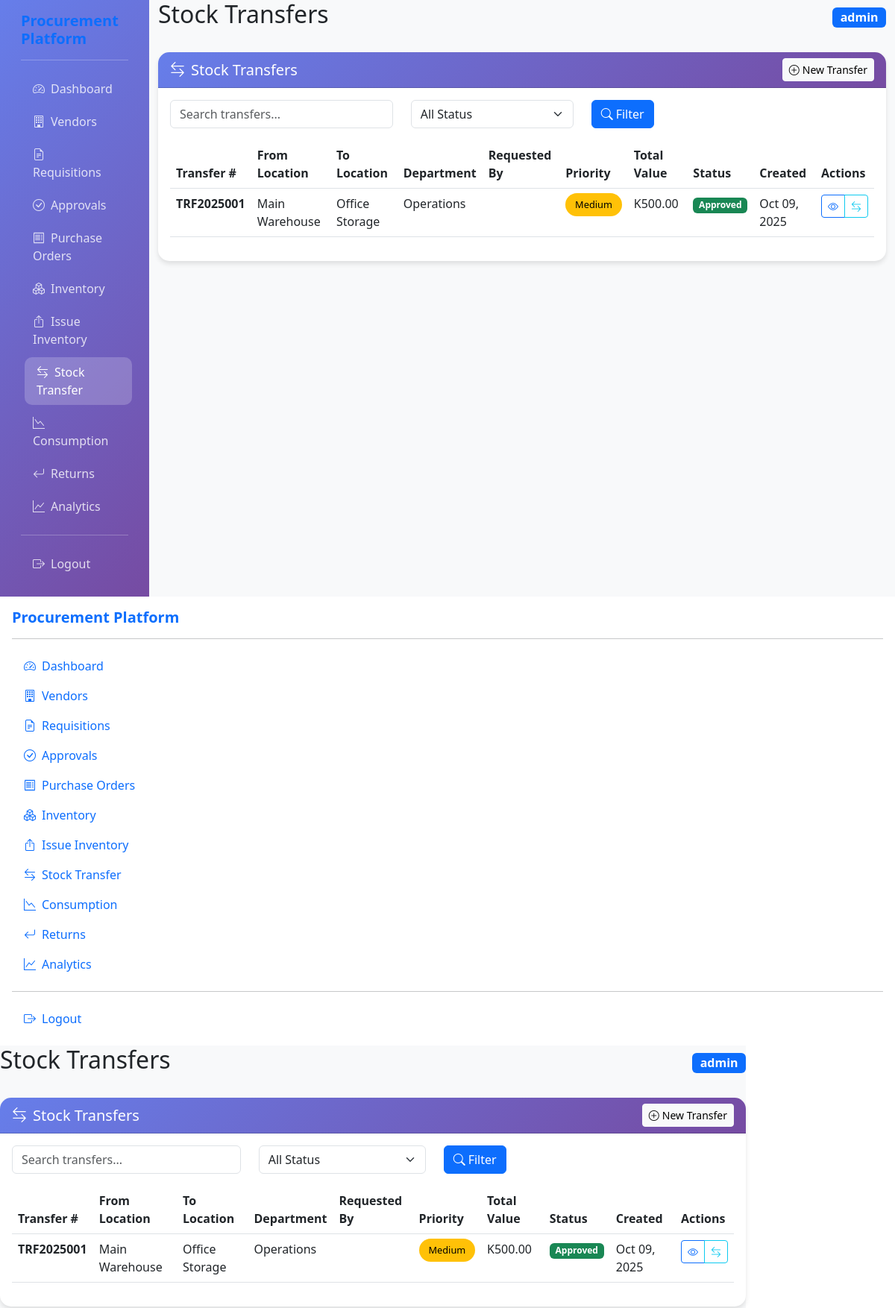
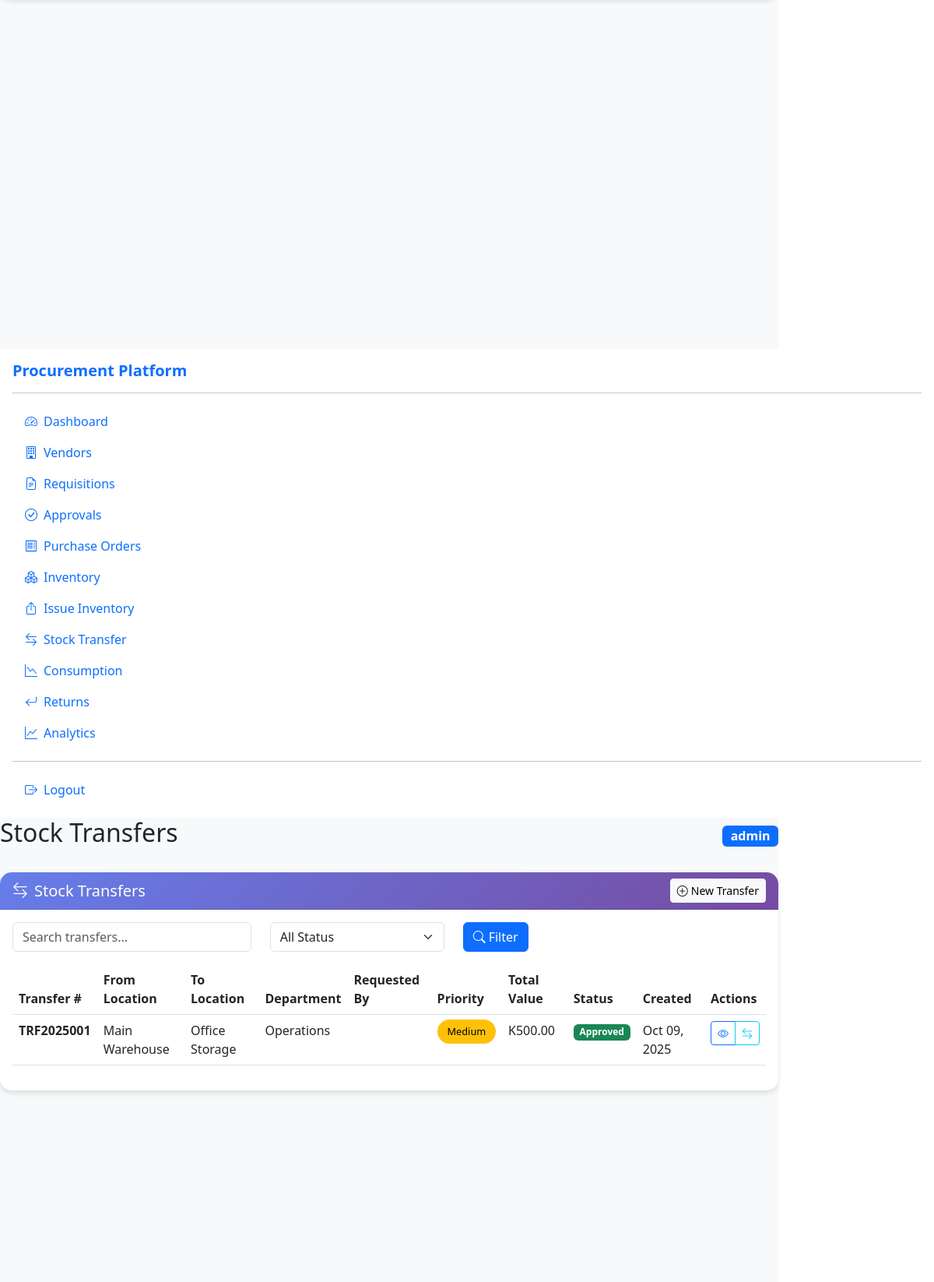
/stock_transfer.php (signed in, upper part), run on the app's committed database (2 pictures, top to bottom).
### tables this page shows
CREATE TABLE `stock_transfers` (
  `id` int(11) NOT NULL,
  `transfer_number` varchar(50) NOT NULL,
  `from_location_id` int(11) NOT NULL,
  `to_location_id` int(11) NOT NULL,
  `requested_by` int(11) NOT NULL,
  `department` varchar(100) DEFAULT NULL,
  `priority` enum('low','medium','high','urgent') DEFAULT 'medium',
  `reason` text DEFAULT NULL,
  `total_value` decimal(15,2) DEFAULT 0.00,
  `status` enum('draft','submitted','approved','rejected','transferred','cancelled') DEFAULT 'draft',
  `approved_by` int(11) DEFAULT NULL,
  `approved_at` timestamp NULL DEFAULT NULL,
  `transferred_by` int(11) DEFAULT NULL,
  `transferred_at` timestamp NULL DEFAULT NULL,
  `created_at` timestamp NOT NULL DEFAULT current_timestamp(),
  `updated_at` timestamp NOT NULL DEFAULT current_timestamp() ON UPDATE current_timestamp()
);

CREATE TABLE `inventory_locations` (
  `id` int(11) NOT NULL,
  `location_code` varchar(20) NOT NULL,
  `location_name` varchar(100) NOT NULL,
  `description` text DEFAULT NULL,
  `address` text DEFAULT NULL,
  `is_active` tinyint(1) DEFAULT 1,
  `created_at` timestamp NOT NULL DEFAULT current_timestamp()
);

### stock_transfer.php (the view, shortened to what the rows shown need)
<?php
require_once 'config/config.php';
$db = new Database();
$conn = $db->getConnection();
$action = $_GET['action'] ?? 'list';
$page = max(1, $_GET['page'] ?? 1);
$offset = ($page - 1) * ITEMS_PER_PAGE;
$whereClause = "WHERE 1=1";
$params = [];
$sql = "SELECT st.*, u.first_name, u.last_name, fl.location_name as from_location, tl.location_name as to_location
        FROM stock_transfers st
        LEFT JOIN users u ON st.requested_by = u.id
        LEFT JOIN inventory_locations fl ON st.from_location_id = fl.id
        LEFT JOIN inventory_locations tl ON st.to_location_id = tl.id
        $whereClause
        ORDER BY st.created_at DESC
        LIMIT " . (int)ITEMS_PER_PAGE . " OFFSET " . (int)$offset;
$stmt = $conn->prepare($sql);
$stmt->execute($params);
$stock_transfers = $stmt->fetchAll();
?>
<!DOCTYPE html>
<html lang="en">
<head>
    <link href="https://cdn.jsdelivr.net/npm/bootstrap@5.3.0/dist/css/bootstrap.min.css" rel="stylesheet">
    <link href="https://cdn.jsdelivr.net/npm/bootstrap-icons@1.10.0/font/bootstrap-icons.css" rel="stylesheet">
</head>
<body>
    <div class="container-fluid">
        <div class="row">
            <div class="col-md-9 col-lg-10 main-content">
                <div class="d-flex justify-content-between align-items-center mb-4">
                    <h2>Stock Transfers</h2>
                </div>
                <?php if ($action == 'list'): ?>
                <div class="card">
                    <div class="card-body">
                        <div class="table-responsive">
                            <table class="table table-hover">
                                <thead>
                                    <tr>
                                        <th>Transfer #</th>
                                        <th>From Location</th>
                                        <th>To Location</th>
                                        <th>Department</th>
                                        <th>Requested By</th>
                                        <th>Priority</th>
                                        <th>Total Value</th>
                                        <th>Status</th>
                                        <th>Created</th>
                                        <th>Actions</th>
                                    </tr>
                                </thead>
                                <tbody>
                                    <?php foreach ($stock_transfers as $transfer): ?>
                                    <tr>
                                        <td><strong><?php echo htmlspecialchars($transfer['transfer_number']); ?></strong></td>
                                        <td><?php echo htmlspecialchars($transfer['from_location']); ?></td>
                                        <td><?php echo htmlspecialchars($transfer['to_location']); ?></td>
                                        <td><?php echo htmlspecialchars($transfer['department']); ?></td>
                                        <td><?php echo htmlspecialchars($transfer['first_name'] . ' ' . $transfer['last_name']); ?></td>
                                        <td>
                                            <span class="status-badge priority-<?php echo $transfer['priority']; ?>">
                                                <?php echo ucfirst($transfer['priority']); ?>
                                            </span>
                                        </td>
                                        <td><?php echo formatCurrency($transfer['total_value']); ?></td>
                                        <td>
                                            <span class="badge bg-<?php echo $transfer['status'] == 'approved' ? 'success' : ($transfer['status'] == 'rejected' ? 'danger' : ($transfer['status'] == 'transferred' ? 'info' : 'warning')); ?>">
                                                <?php echo ucfirst($transfer['status']); ?>
                                            </span>
                                        </td>
                                        <td><?php echo formatDate($transfer['created_at']); ?></td>
                                        <td>
                                            <div class="btn-group btn-group-sm">
                                                <a href="?action=view&id=<?php echo $transfer['id']; ?>" class="btn btn-outline-primary">
                                                    <i class="bi bi-eye"></i>
                                                </a>
                                                <?php if (hasPermission('transfer_stock') && $transfer['status'] == 'approved'): ?>
                                                <a href="?action=transfer&id=<?php echo $transfer['id']; ?>" class="btn btn-outline-info">
                                                    <i class="bi bi-arrow-left-right"></i>
                                                </a>
                                                <?php endif; ?>
                                            </div>
                                        </td>
                                    </tr>
                                    <?php endforeach; ?>
                                </tbody>
                            </table>
                        </div>
                    </div>
                </div>
                <?php endif; ?>
            </div>
        </div>
    </div>
</body>
</html>
            <div class="col-md-9 col-lg-10 main-content">
                <div class="d-flex justify-content-between align-items-center mb-4">
                    <h2>Stock Transfers</h2>
                </div>
                <?php if ($action == 'list'): ?>
                <div class="card">
                    <div class="card-body">
                        <div class="table-responsive">
                            <table class="table table-hover">
                                <thead>
                                    <tr>
                                        <th>Transfer #</th>
                                        <th>From Location</th>
                                        <th>To Location</th>
                                        <th>Department</th>
                                        <th>Requested By</th>
                                        <th>Priority</th>
                                        <th>Total Value</th>
                                        <th>Status</th>
                                        <th>Created</th>
                                        <th>Actions</th>
                                    </tr>
                                </thead>
                                <tbody>
                                    <?php foreach ($stock_transfers as $transfer): ?>
                                    <tr>
                                        <td><strong><?php echo htmlspecialchars($transfer['transfer_number']); ?></strong></td>
                                        <td><?php echo htmlspecialchars($transfer['from_location']); ?></td>
                                        <td><?php echo htmlspecialchars($transfer['to_location']); ?></td>
                                        <td><?php echo htmlspecialchars($transfer['department']); ?></td>
                                        <td><?php echo htmlspecialchars($transfer['first_name'] . ' ' . $transfer['last_name']); ?></td>
                                        <td>
                                            <span class="status-badge priority-<?php echo $transfer['priority']; ?>">
                                                <?php echo ucfirst($transfer['priority']); ?>
                                            </span>
                                        </td>
                                        <td><?php echo formatCurrency($transfer['total_value']); ?></td>
                                        <td>
                                            <span class="badge bg-<?php echo $transfer['status'] == 'approved' ? 'success' : ($transfer['status'] == 'rejected' ? 'danger' : ($transfer['status'] == 'transferred' ? 'info' : 'warning')); ?>">
                                                <?php echo ucfirst($transfer['status']); ?>
                                            </span>
                                        </td>
                                        <td><?php echo formatDate($transfer['created_at']); ?></td>
                                        <td>
                                            <div class="btn-group btn-group-sm">
                                                <a href="?action=view&id=<?php echo $transfer['id']; ?>" class="btn btn-outline-primary">
                                                    <i class="bi bi-eye"></i>
                                                </a>
                                                <?php if (hasPermission('transfer_stock') && $transfer['status'] == 'approved'): ?>
                                                <a href="?action=transfer&id=<?php echo $transfer['id']; ?>" class="btn btn-outline-info">
                                                    <i class="bi bi-arrow-left-right"></i>
                                                </a>
                                                <?php endif; ?>
                                            </div>
                                        </td>
                                    </tr>
                                    <?php endforeach; ?>
                                </tbody>
                            </table>
                        </div>
                    </div>
                </div>
                <?php endif; ?>
            </div>
</body>
</html>
            <div class="col-md-9 col-lg-10 main-content">
                <div class="d-flex justify-content-between align-items-center mb-4">
                    <h2>Stock Transfers</h2>
                </div>
                <?php if ($action == 'list'): ?>
                <div class="card">
                    <div class="card-body">
                        <div class="table-responsive">
                            <table class="table table-hover">
                                <thead>
                                    <tr>
                                        <th>Transfer #</th>
                                        <th>From Location</th>
                                        <th>To Location</th>
                                        <th>Department</th>
                                        <th>Requested By</th>
                                        <th>Priority</th>
                                        <th>Total Value</th>
                                        <th>Status</th>
                                        <th>Created</th>
                                        <th>Actions</th>
                                    </tr>
                                </thead>
                                <tbody>
                                    <?php foreach ($stock_transfers as $transfer): ?>
                                    <tr>
                                        <td><strong><?php echo htmlspecialchars($transfer['transfer_number']); ?></strong></td>
                                        <td><?php echo htmlspecialchars($transfer['from_location']); ?></td>
                                        <td><?php echo htmlspecialchars($transfer['to_location']); ?></td>
                                        <td><?php echo htmlspecialchars($transfer['department']); ?></td>
                                        <td><?php echo htmlspecialchars($transfer['first_name'] . ' ' . $transfer['last_name']); ?></td>
                                        <td>
                                            <span class="status-badge priority-<?php echo $transfer['priority']; ?>">
                                                <?php echo ucfirst($transfer['priority']); ?>
                                            </span>
                                        </td>
                                        <td><?php echo formatCurrency($transfer['total_value']); ?></td>
                                        <td>
                                            <span class="badge bg-<?php echo $transfer['status'] == 'approved' ? 'success' : ($transfer['status'] == 'rejected' ? 'danger' : ($transfer['status'] == 'transferred' ? 'info' : 'warning')); ?>">
                                                <?php echo ucfirst($transfer['status']); ?>
                                            </span>
                                        </td>
                                        <td><?php echo formatDate($transfer['created_at']); ?></td>
                                        <td>
                                            <div class="btn-group btn-group-sm">
                                                <a href="?action=view&id=<?php echo $transfer['id']; ?>" class="btn btn-outline-primary">
                                                    <i class="bi bi-eye"></i>
                                                </a>
                                                <?php if (hasPermission('transfer_stock') && $transfer['status'] == 'approved'): ?>
                                                <a href="?action=transfer&id=<?php echo $transfer['id']; ?>" class="btn btn-outline-info">
                                                    <i class="bi bi-arrow-left-right"></i>
                                                </a>
                                                <?php endif; ?>
                                            </div>
                                        </td>
                                    </tr>
                                    <?php endforeach; ?>
                                </tbody>
                            </table>
                        </div>
                    </div>
                </div>
                <?php endif; ?>
            </div>
</body>
</html>

### data on the page
stock_transfers: transfer_number "TRF2025001", from_location.location_name "Main Warehouse", to_location.location_name "Office Storage", department "Operations", priority "Medium", total_value "K500.00", status "Approved", created_at "Oct 09, 2025"

### other printed values
APP_NAME "Procurement Platform"
$user['role_name'] "admin"
